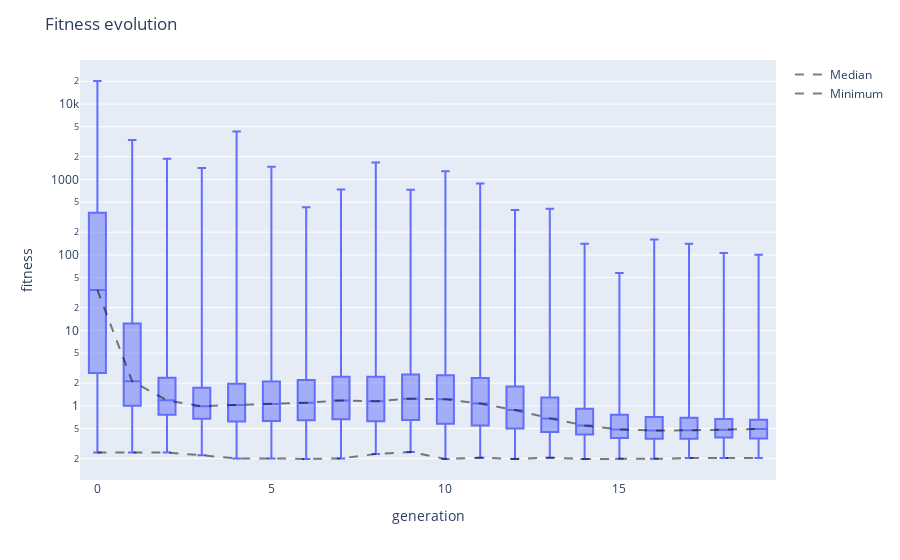

Notebook cell for this chart:
### Code cell
viewer.fitness_evolution()

### Figure 1 — Plotly figure (JSON) as saved in the notebook; plotly's stock layout.template omitted (floating-point values rounded to 4 significant figures; data arrays with more than 128 entries replaced by an {"elided": "..."} marker saying what was removed)
{"data": [{"alignmentgroup": "True", "boxpoints": false, "hovertemplate": "generation=%{x}<br>fitness=%{y}<extra></extra>", "legendgroup": "", "marker": {"color": "#636efa"}, "name": "", "notched": false, "offsetgroup": "", "orientation": "v", "showlegend": false, "type": "box", "x": {"elided": "20000 int values"}, "x0": " ", "xaxis": "x", "y": {"elided": "20000 float values"}, "y0": " ", "yaxis": "y"}, {"line": {"color": "rgba(0,0,0,0.5)", "dash": "dash", "width": 2}, "mode": "lines", "name": "Median", "type": "scatter", "x": [0, 1, 2, 3, 4, 5, 6, 7, 8, 9, 10, 11, 12, 13, 14, 15, 16, 17, 18, 19], "y": [34.39, 2.109, 1.183, 0.9886, 1.028, 1.055, 1.098, 1.178, 1.152, 1.244, 1.22, 1.071, 0.8783, 0.6818, 0.5488, 0.4865, 0.4702, 0.4735, 0.4809, 0.4941]}, {"line": {"color": "rgba(0,0,0,0.5)", "dash": "dash", "width": 2}, "mode": "lines", "name": "Minimum", "type": "scatter", "x": [0, 1, 2, 3, 4, 5, 6, 7, 8, 9, 10, 11, 12, 13, 14, 15, 16, 17, 18, 19], "y": [0.2399, 0.2399, 0.2399, 0.2211, 0.2009, 0.2009, 0.1979, 0.2009, 0.2298, 0.2436, 0.1973, 0.2055, 0.1979, 0.2055, 0.1973, 0.1982, 0.1982, 0.2038, 0.2038, 0.2038]}], "layout": {"boxmode": "group", "legend": {"tracegroupgap": 0}, "margin": {"t": 60}, "title": {"text": "Fitness evolution"}, "xaxis": {"anchor": "y", "domain": [0, 1], "title": {"text": "generation"}}, "yaxis": {"anchor": "x", "domain": [0, 1], "title": {"text": "fitness"}, "type": "log"}}}
